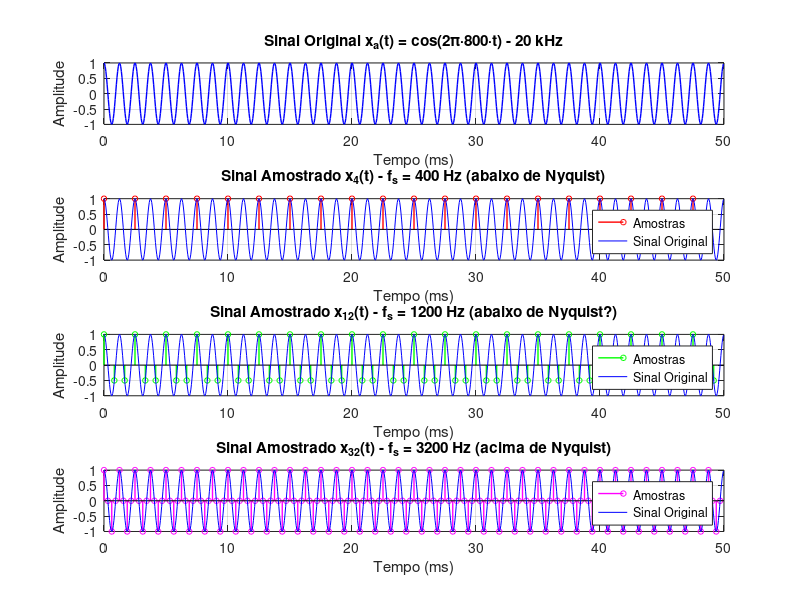
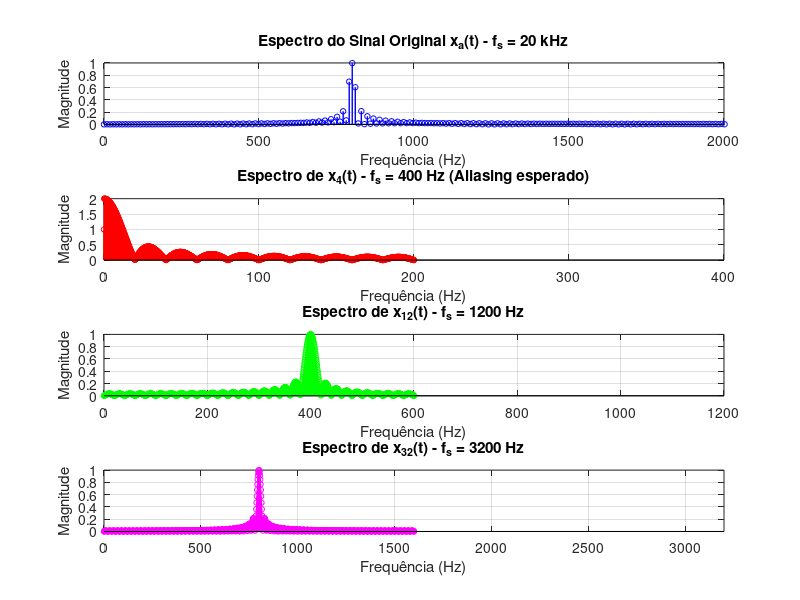

MATLAB code to generate these figures, in order:
% prob2.m
% Sampling theory demonstration for x(t) = cos(2π·800·t)

clear all; close all; clc;

%% Parameters
f_signal = 800;           % Signal frequency = 800 Hz
duration = 0.05;          % Duration = 0.05 seconds

%% 1. Generate original signal with high temporal resolution (20 kHz)
fs_high = 20000;          % High sampling frequency = 20 kHz
Ts_high = 1/fs_high;      % Sampling period
N_high = fs_high * duration;  % Number of samples (20000 * 0.05 = 1000)

t_high = (0:N_high-1) * Ts_high;  % Time vector
xa = cos(2 * pi * f_signal * t_high);  % Original signal

%% 2. Sample the signal at different frequencies
% Sampling frequencies
fs4 = 400;                % 400 Hz (BELOW Nyquist - aliasing expected!)
fs12 = 1200;              % 1200 Hz (ABOVE Nyquist - 2*800=1600? Actually below!)
fs32 = 3200;              % 3200 Hz (ABOVE Nyquist - good)

% Calculate sampling periods
Ts4 = 1/fs4;
Ts12 = 1/fs12;
Ts32 = 1/fs32;

% Number of samples for each
N4 = fs4 * duration;
N12 = fs12 * duration;
N32 = fs32 * duration;

% Time vectors for sampled signals
t4 = (0:N4-1) * Ts4;
t12 = (0:N12-1) * Ts12;
t32 = (0:N32-1) * Ts32;

% Sampled signals
x4 = cos(2 * pi * f_signal * t4);
x12 = cos(2 * pi * f_signal * t12);
x32 = cos(2 * pi * f_signal * t32);

%% 3. Plot original signal and sampled signals (time domain)
figure(1);

% Subplot 1: Original signal (xa)
subplot(4,1,1);
plot(t_high * 1000, xa, 'b-', 'LineWidth', 1);
xlabel('Tempo (ms)');
ylabel('Amplitude');
title('Sinal Original x_a(t) = cos(2π·800·t) - 20 kHz');
grid on;
xlim([0, duration * 1000]);

% Subplot 2: Sampled at 400 Hz (x4)
subplot(4,1,2);
stem(t4 * 1000, x4, 'r-', 'LineWidth', 1, 'MarkerSize', 4);
hold on;
plot(t_high * 1000, xa, 'b-', 'LineWidth', 0.5);  % Show original for reference
hold off;
xlabel('Tempo (ms)');
ylabel('Amplitude');
title('Sinal Amostrado x_4(t) - f_s = 400 Hz (abaixo de Nyquist)');
legend('Amostras', 'Sinal Original', 'Location', 'best');
grid on;
xlim([0, duration * 1000]);

% Subplot 3: Sampled at 1200 Hz (x12)
subplot(4,1,3);
stem(t12 * 1000, x12, 'g-', 'LineWidth', 1, 'MarkerSize', 4);
hold on;
plot(t_high * 1000, xa, 'b-', 'LineWidth', 0.5);
hold off;
xlabel('Tempo (ms)');
ylabel('Amplitude');
title('Sinal Amostrado x_{12}(t) - f_s = 1200 Hz (abaixo de Nyquist?)');
legend('Amostras', 'Sinal Original', 'Location', 'best');
grid on;
xlim([0, duration * 1000]);

% Subplot 4: Sampled at 3200 Hz (x32)
subplot(4,1,4);
stem(t32 * 1000, x32, 'm-', 'LineWidth', 1, 'MarkerSize', 4);
hold on;
plot(t_high * 1000, xa, 'b-', 'LineWidth', 0.5);
hold off;
xlabel('Tempo (ms)');
ylabel('Amplitude');
title('Sinal Amostrado x_{32}(t) - f_s = 3200 Hz (acima de Nyquist)');
legend('Amostras', 'Sinal Original', 'Location', 'best');
grid on;
xlim([0, duration * 1000]);

%% 4. Calculate and visualize spectrum using FFT

% Parameters for FFT
N_fft = 2048;  % For better frequency resolution

% Function to compute and plot spectrum
function [freqs, magnitude] = compute_spectrum(signal, fs, N_fft)
    X = fft(signal, N_fft);
    magnitude = abs(X) / length(signal);
    freqs = (0:N_fft-1) * (fs / N_fft);

    % One-sided spectrum
    magnitude = magnitude(1:N_fft/2+1);
    magnitude(2:end-1) = 2 * magnitude(2:end-1);
    freqs = freqs(1:N_fft/2+1);
end

% Compute spectra
[freqs_high, mag_high] = compute_spectrum(xa, fs_high, N_fft);
[freqs_4, mag_4] = compute_spectrum(x4, fs4, N_fft);
[freqs_12, mag_12] = compute_spectrum(x12, fs12, N_fft);
[freqs_32, mag_32] = compute_spectrum(x32, fs32, N_fft);

% Plot spectra
figure(2);

% Subplot 1: Original signal spectrum
subplot(4,1,1);
stem(freqs_high, mag_high, 'b-', 'LineWidth', 1, 'MarkerSize', 4);
xlabel('Frequência (Hz)');
ylabel('Magnitude');
title('Espectro do Sinal Original x_a(t) - f_s = 20 kHz');
grid on;
xlim([0, 2000]);

% Subplot 2: Spectrum of x4 (400 Hz sampling)
subplot(4,1,2);
stem(freqs_4, mag_4, 'r-', 'LineWidth', 1, 'MarkerSize', 4);
xlabel('Frequência (Hz)');
ylabel('Magnitude');
title('Espectro de x_4(t) - f_s = 400 Hz (Aliasing esperado)');
grid on;
xlim([0, 400]);

% Subplot 3: Spectrum of x12 (1200 Hz sampling)
subplot(4,1,3);
stem(freqs_12, mag_12, 'g-', 'LineWidth', 1, 'MarkerSize', 4);
xlabel('Frequência (Hz)');
ylabel('Magnitude');
title('Espectro de x_{12}(t) - f_s = 1200 Hz');
grid on;
xlim([0, 1200]);

% Subplot 4: Spectrum of x32 (3200 Hz sampling)
subplot(4,1,4);
stem(freqs_32, mag_32, 'm-', 'LineWidth', 1, 'MarkerSize', 4);
xlabel('Frequência (Hz)');
ylabel('Magnitude');
title('Espectro de x_{32}(t) - f_s = 3200 Hz');
grid on;
xlim([0, 3200]);

%% 5. Detect sinusoidal components in each signal

function [frequencies, magnitudes] = detect_peaks(freqs, mag, threshold)
    % Find peaks with magnitude above threshold
    peaks_idx = find(mag > threshold);

    % Group close frequencies (within 5 Hz)
    frequencies = [];
    magnitudes = [];

    for i = 1:length(peaks_idx)
        current_freq = freqs(peaks_idx(i));
        current_mag = mag(peaks_idx(i));

        % Check if this frequency is already detected
        is_duplicate = false;
        for j = 1:length(frequencies)
            if abs(current_freq - frequencies(j)) < 5
                is_duplicate = true;
                if current_mag > magnitudes(j)
                    magnitudes(j) = current_mag;
                end
                break;
            end
        end

        if ~is_duplicate
            frequencies = [frequencies, current_freq];
            magnitudes = [magnitudes, current_mag];
        end
    end

    % Sort by frequency
    [frequencies, idx] = sort(frequencies);
    magnitudes = magnitudes(idx);
end

% Detect peaks for each signal
threshold = 0.1;  % Magnitude threshold

[freqs_xa, mag_xa] = detect_peaks(freqs_high, mag_high, threshold);
[freqs_x4, mag_x4] = detect_peaks(freqs_4, mag_4, threshold);
[freqs_x12, mag_x12] = detect_peaks(freqs_12, mag_12, threshold);
[freqs_x32, mag_x32] = detect_peaks(freqs_32, mag_32, threshold);

% Print results
fprintf('\n========================================\n');
fprintf('ANÁLISE DE COMPONENTES ESPECTRAIS\n');
fprintf('========================================\n\n');

% Function to print formatted results
function print_results(signal_name, freqs, mags)
    n = length(freqs);
    if n == 0
        fprintf('O sinal %s contém 0 sinusoides\n', signal_name);
        fprintf('Não foram detectadas frequências significativas\n');
    elseif n == 1
        fprintf('O sinal %s contém %d sinusoide no índice 1\n', signal_name, n);
    else
        indices = sprintf('%d', 1);
        for i = 2:n-1
            indices = sprintf('%s, %d', indices, i);
        end
        if n > 1
            indices = sprintf('%s e %d', indices, n);
        end
        fprintf('O sinal %s contém %d sinusoide(s) nos índices %s\n', signal_name, n, indices);
    end

    if n > 0
        fprintf('As frequências presentes no sinal %s são: ', signal_name);
        for i = 1:n
            if i == n
                fprintf('%.1f Hz', freqs(i));
            elseif i == n-1
                fprintf('%.1f Hz e ', freqs(i));
            else
                fprintf('%.1f Hz, ', freqs(i));
            end
        end
        fprintf('\n');
    end
    fprintf('\n');
end

% Print results for each signal
print_results('xa', freqs_xa, mag_xa);
print_results('x4', freqs_x4, mag_x4);
print_results('x12', freqs_x12, mag_x12);
print_results('x32', freqs_x32, mag_x32);

%% 6. Theoretical analysis explanation
fprintf('========================================\n');
fprintf('ANÁLISE TEÓRICA\n');
fprintf('========================================\n');
fprintf('Sinal original: x(t) = cos(2π·800·t) → f = 800 Hz\n\n');
fprintf('Frequência de Nyquist: f_N = 2 × 800 = 1600 Hz\n\n');
fprintf('1) f_s = 400 Hz (ABAIXO de Nyquist):\n');
fprintf('   → Haverá ALIASING\n');
fprintf('   → 800 Hz será refletido para: f_aliased = |800 - 400| = 400 Hz\n');
fprintf('   → Também aparecerá em: 400 - 400 = 0 Hz (DC)\n\n');
fprintf('2) f_s = 1200 Hz (ABAIXO de Nyquist):\n');
fprintf('   → Ainda abaixo de 1600 Hz, portanto ALIASING\n');
fprintf('   → 800 Hz será refletido para: f_aliased = |1200 - 800| = 400 Hz\n');
fprintf('   → Também: 1200 - 400 = 800 Hz (original) e 1200 + 400 = 1600 Hz\n\n');
fprintf('3) f_s = 3200 Hz (ACIMA de Nyquist):\n');
fprintf('   → Sem aliasing, frequência correta: 800 Hz\n');
fprintf('   → Também aparecerá em: 3200 - 800 = 2400 Hz (imagem espelhada)\n');
fprintf('   → e em: 3200 + 800 = 4000 Hz\n');
